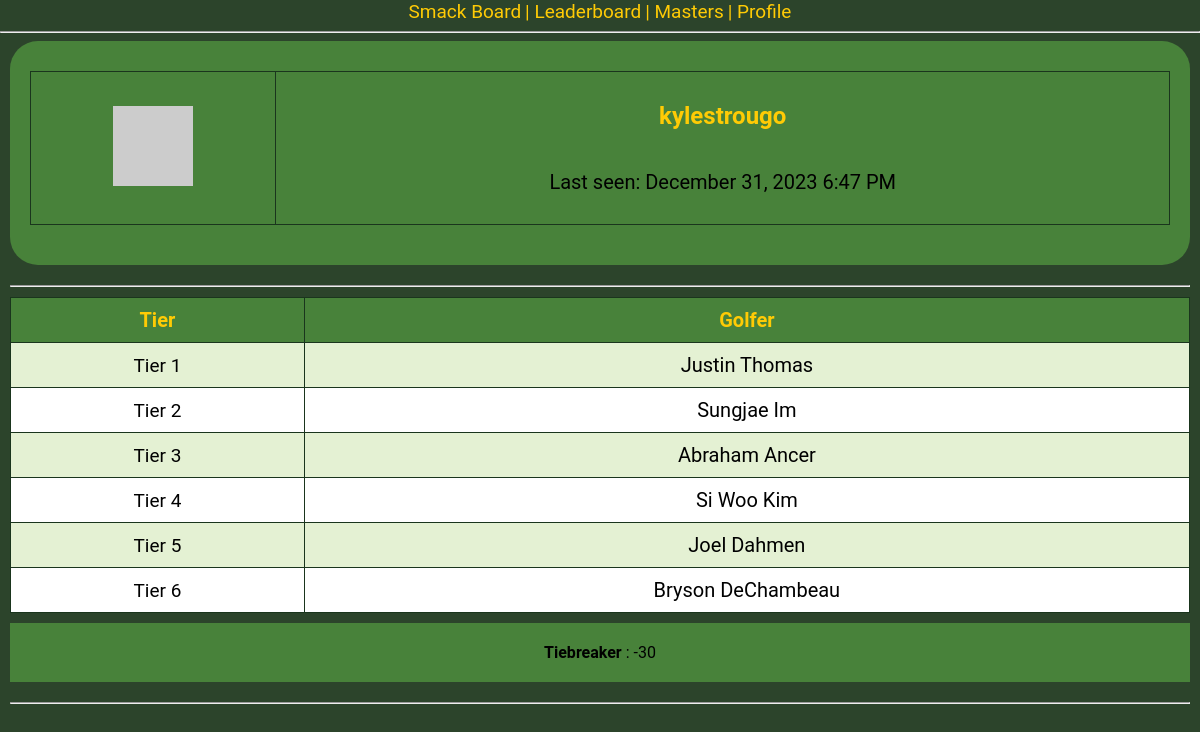
The app's page /user/kylestrougo (signed in), older data.
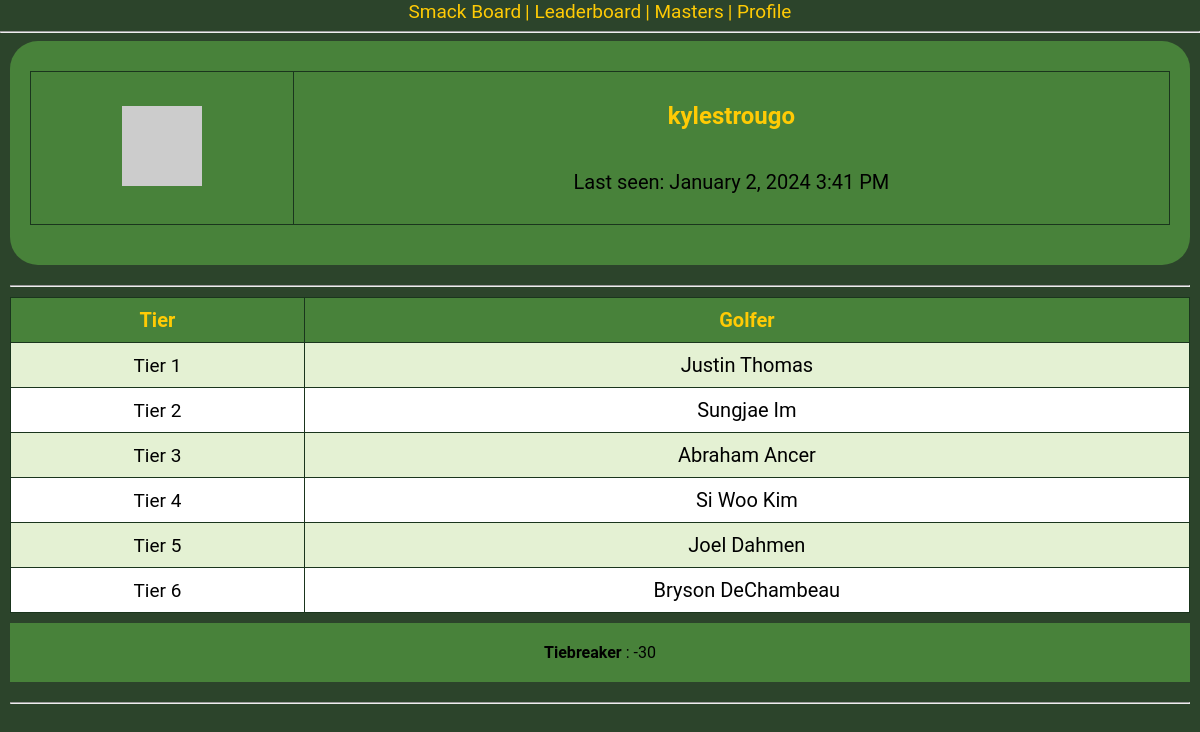
The same page, newer data.
### app/models.py (models this page shows, shortened)
class User(UserMixin, db.Model):
    id = db.Column(db.Integer, primary_key=True)
    username = db.Column(db.String(64), index=True, unique=True)
    email = db.Column(db.String(120), index=True, unique=True)
    password_hash = db.Column(db.String(128))
    posts = db.relationship('Post', backref='author', lazy='dynamic')
    draft = db.relationship('Draft', backref='user', lazy='dynamic')
    about_me = db.Column(db.String(140))
    last_seen = db.Column(db.DateTime, default=datetime.utcnow)
    def avatar(self, size):
        digest = md5(self.email.lower().encode('utf-8')).hexdigest()
        return 'https://www.gravatar.com/avatar/{}?d=identicon&s={}'.format(
            digest, size)

class Draft(db.Model):
    id = db.Column(db.Integer, primary_key=True)
    user_id = db.Column(db.Integer, db.ForeignKey('user.id'))
    t1_id = db.Column(db.Integer)
    tier1 = db.Column(db.String(64))
    t2_id = db.Column(db.Integer)
    tier2 = db.Column(db.String(64))
    t3_id = db.Column(db.Integer)
    tier3 = db.Column(db.String(64))
    t4_id = db.Column(db.Integer)
    tier4 = db.Column(db.String(64))
    t5_id = db.Column(db.Integer)
    tier5 = db.Column(db.String(64))
    t6_id = db.Column(db.Integer)
    tier6 = db.Column(db.String(64))
    single_number = db.Column(db.Integer)

### app/routes.py (the view)
@app.route('/user/<username>')
@login_required
def user(username):
    trigger = TournamentStatus.query.first()
    trigger = trigger.status
    print("User: ", trigger)
    user = User.query.filter_by(username=username).first_or_404()
    user_record = Draft.query.filter_by(user=user).first()
    user_record_dict = {
        "tier1": user_record.tier1,
        "tier2": user_record.tier2,
        "tier3": user_record.tier3,
        "tier4": user_record.tier4,
        "tier5": user_record.tier5,
        "tier6": user_record.tier6
    }
    return render_template('user.html', user=user, user_record_dict=user_record_dict, user_record=user_record, trigger=trigger)

### app/models.py (called while the page is built)
@login.user_loader
def load_user(id):
    return User.query.get(int(id))

### app/routes.py (called while the page is built)
@app.before_request
def before_request():
    if current_user.is_authenticated:
        current_user.last_seen = datetime.utcnow()
        db.session.commit()

### app/templates/user.html (shortened to what this page needs)
{% extends "base.html" %}
{% block content %}
<div class="container">
    <div class="us">
    <table class="us">
        <tr valign="center">
            <td><img src="{{ user.avatar(128) }}"></td>
            <td>
                <h1 style="text-align: center;">{{ user.username }}</h1>
                {% if user != current_user %}
                {% if user.last_seen %}
                <p style="text-align: center;">Last seen: {{ moment(user.last_seen).format('LLL') }}</p>
                {% endif %}
                {% endif %}
            </td>
        </tr>
    </table>
        </div>
    <hr>
<div class="table-container">
    <table>
        <tr>
            {% if user == current_user and trigger == 0 %}
            <th>
                Tier
                <br>
                <span style="font-size: smaller; font-style: italic;">Click a tier below to edit</span>
            </th>
            {% else %}
            <th> Tier</th>
            {% endif %}
            <th>Golfer</th>
        </tr>
        {% for key, value in user_record_dict.items() %}
            <tr>
                <td>
                    {% if user == current_user and trigger == 0 %}
                    <a href="{{ url_for('tier', tier=loop.index, username=current_user) }}" style="color: blue; text-decoration: underline;">Tier {{ loop.index }}</a>
                    {% else %}
                    <a style="color: black">Tier {{ loop.index }}</a>
                    {% endif %}
                </td>
                <td>{{ value }}</td>
            </tr>
        {% endfor %}
    </table>
    {% if user == current_user and trigger == 0 %}
                    <div class="uk">
                        <td style="text-align: left;">
                            <a href="{{ url_for('tie_breaker', username=user) }}" style="color: blue; text-decoration: underline;">
                                Edit Tiebreaker</a>: {{ user_record.single_number }}
                        </td>
                    </div >
    {% else %}
        <div class="uk">
                        <td style="text-align: center;">
                            <td><strong>
                                Tiebreaker
                            </strong>
                            </td >
                            :  {{ user_record.single_number }}
                        </td>
    {% endif %}
</div>
     <hr>
{% endblock %}

### app/templates/base.html (shortened to what this page needs)
<!DOCTYPE html>
<html>
<head>
</head>
<body>
    <div style="text-align: center;">
         <a href="{{ url_for('smack') }}">Smack Board</a>
        <a> | </a>
        <a href="{{ url_for('leaderboard') }}">Leaderboard</a>
        <a> | </a>
        <a href="{{ url_for('index') }}">  Masters</a>
        <a> | </a>
{% if current_user.is_authenticated %}
    <a href="{{ url_for('user', username=current_user.username) }}">Profile</a>
{% else %}
    <a href="{{ url_for('login') }}">Login</a>
{% endif %}
    </div>
    <hr>
    {% block content %}{% endblock %}
</body>
</html>

### app/templates/base.html (style rules this page uses)
body { font-family: 'Roboto', sans-serif; margin: 0; padding: 0; background-color: #2c442b; }
h1 { text-align: center; background-color: #48823a; color: #ffcb05; padding: 20px; margin: 0; font-size: 28px; }
table { border-collapse: collapse; width: 100%; margin: 10px 0; background-color: #fff; }
th, td { border: 1px solid #1a351d; padding: 10px; text-align: center; font-size: 20px; }
th { background-color: #48823a; color: #ffcb05; }
tr:nth-child(even) { background-color: #e4f1d3; }
a { color: #ffcb05; text-decoration: none; font-size: 19px; }

### app/templates/user.html (style rules this page uses)
.container { margin: 0 auto; padding: 0 10px; }
.us { background-color: #48823a; padding: 20px; text-align: center; border-radius: 28px; margin-bottom: 20px; }
.uk { background-color: #48823a; text-align: center; padding: 20px; margin-bottom: 20px; }
h1 { font-size: 24px; text-align: center; }
a { color: #ffcb05; text-decoration: none; font-size: 19px; }

Row changes from the older to the newer data that the page shows:
changed User "kylestrougo": last_seen "December 31, 2023 6:47 PM" → "January 2, 2024 3:41 PM"
